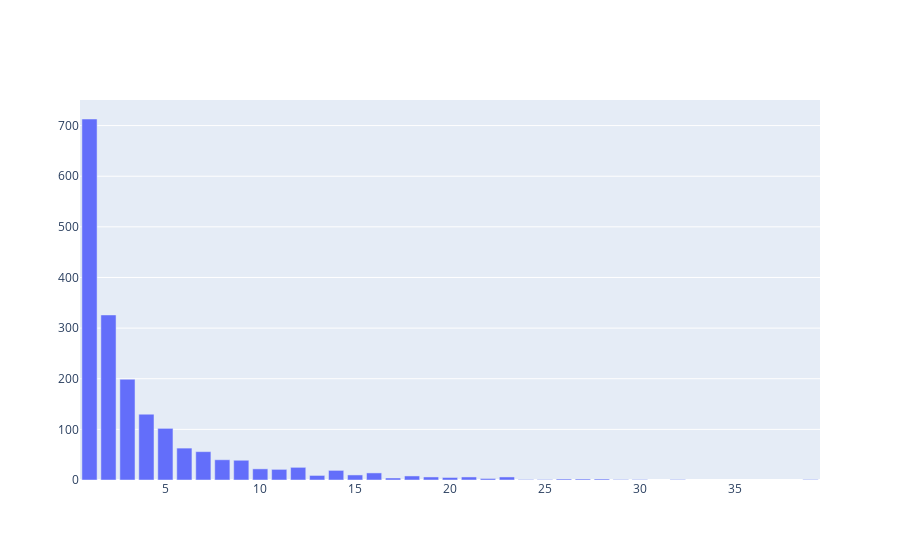

Write notebook code for a chart like this one.
### Markdown cell above
Bar Charts

### Code cell
# Paper: 
# Basic bar plots count of events after resampling
# Check if it follows some distribution

data_filterd = filter_event_type(data_filterd, 1)
data_resampled = resample(data_filterd, "datetime", "5min", "count")


data_trimmed = data_resampled[data_resampled["event_type"] > 0]
value_counts = data_trimmed.value_counts("event_type")

fig = go.Figure()
# line plot
fig.add_trace(
    go.Bar(
        x=value_counts.index, 
        y=value_counts, 
        name='value_counts'))

### Figure 1 — Plotly figure (JSON) as saved in the notebook; plotly's stock layout.template omitted (floating-point values rounded to 4 significant figures)
{"data": [{"name": "value_counts", "type": "bar", "x": [1, 2, 3, 4, 5, 6, 7, 8, 9, 12, 10, 11, 14, 16, 15, 13, 18, 23, 19, 21, 20, 17, 22, 26, 27, 28, 24, 25, 29, 30, 32, 39], "y": [713, 326, 199, 130, 102, 63, 56, 40, 39, 25, 22, 21, 19, 14, 10, 9, 8, 6, 6, 6, 5, 4, 3, 2, 2, 2, 1, 1, 1, 1, 1, 1]}], "layout": {}}
